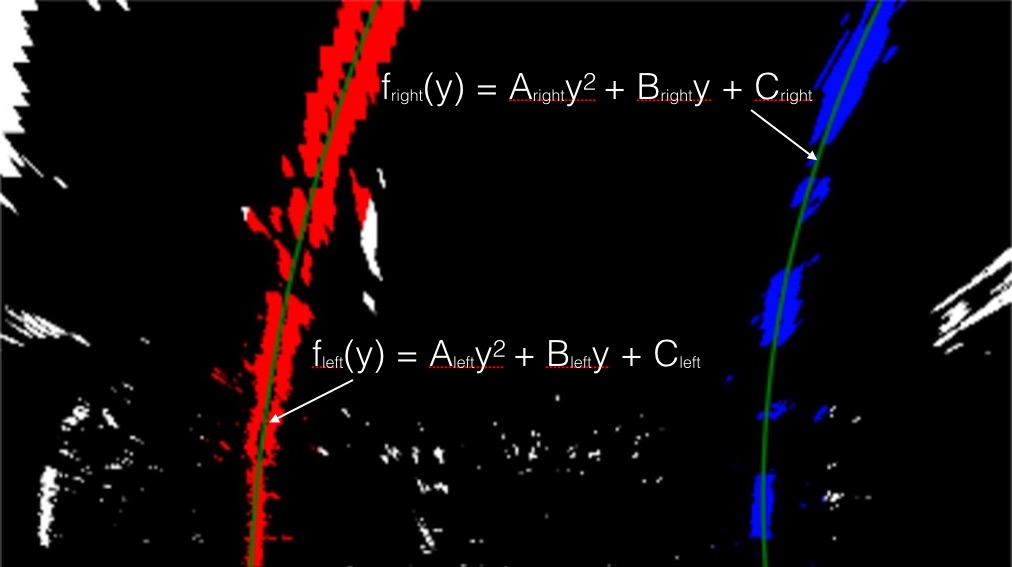
#> input picture examples/color_fit_lines.jpg, 1012 x 567 px
$ python -i lib.py   (imports and definitions only)   (older library calls are emulated)
#> lines starting #> are read from the running program, lines starting #| are printed output that depends on the picture; after the words box and inside, x2 and y2 are one past the last pixel; in counts of white or black regions, pixels touching at a corner belong together
import numpy as np
import cv2
import matplotlib.pyplot as plt
import matplotlib.image as mpimg

#Sobel calculations

def abs_sobel_thresh(img, orient='x', sobel_kernel=5, thresh=(30, 255), img_type = 'color'):

#> called with orient = 'x', sobel_kernel = 5, thresh = (30, 255), img_type = 'color'
    if img_type == 'color':
        gray = cv2.cvtColor(img, cv2.COLOR_RGB2GRAY)
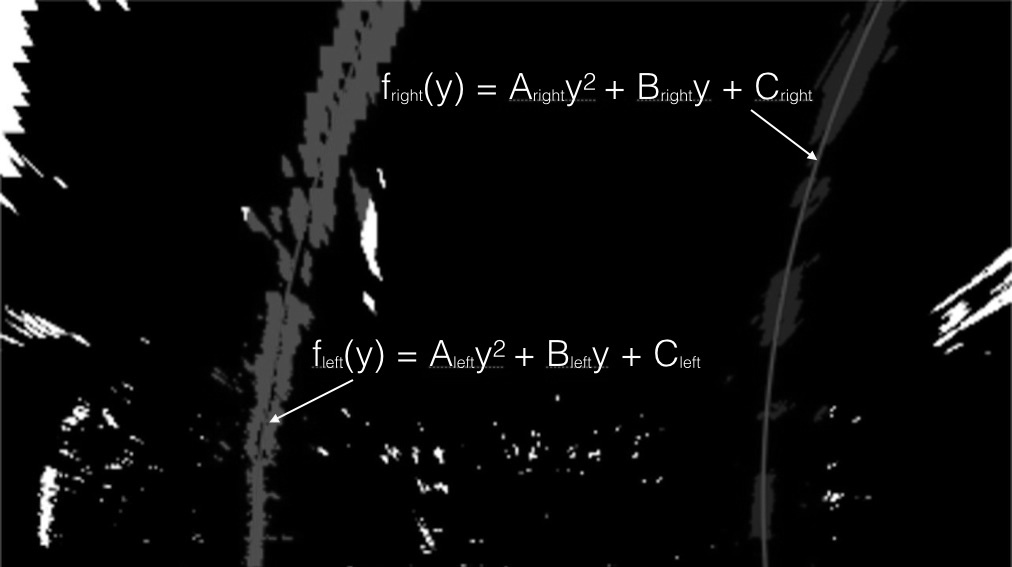
#> gray: shape (567, 1012); min 0, max 255, mean 10.8
    elif img_type == 'gray':
        gray = img

    if orient == 'x':
        sobel = cv2.Sobel(gray, cv2.CV_64F, 1, 0, ksize = sobel_kernel)
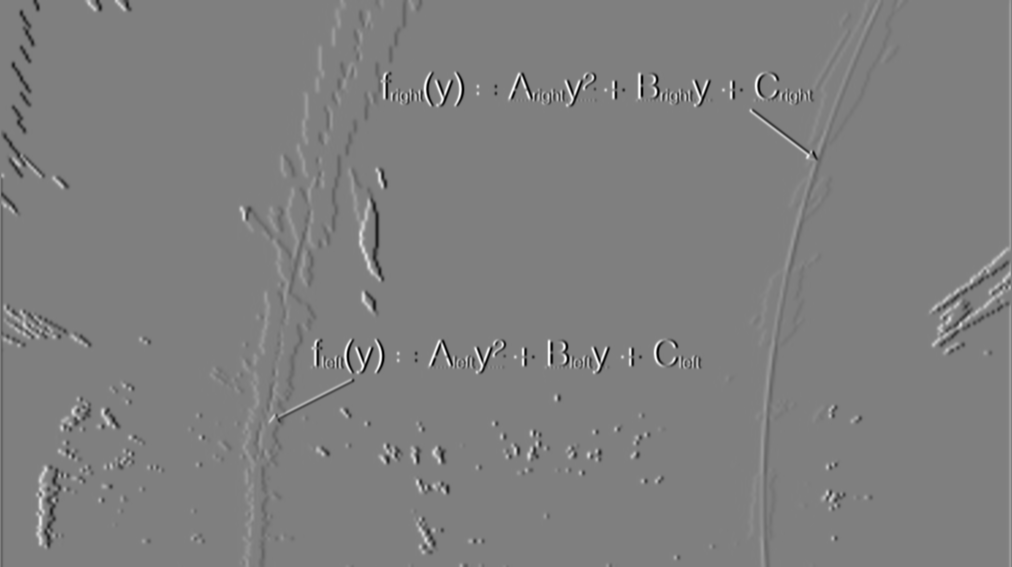
#> sobel: shape (567, 1012) float64; min -12210, max 12178, mean -7.2; drawn with min black and max white
    elif orient == 'y':
        sobel = cv2.Sobel(gray, cv2.CV_64F, 0, 1, ksize = sobel_kernel)

    abs_sobel = np.absolute(sobel)
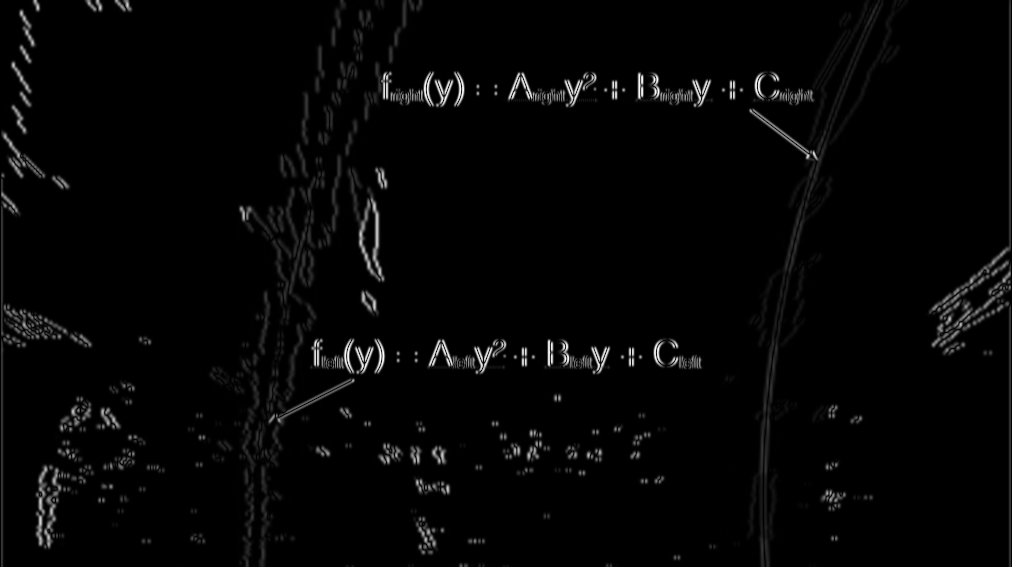
#> abs_sobel: shape (567, 1012) float64; min 0, max 12210, mean 253.2; drawn with min black and max white
    scaled_sobel = np.uint8(255*abs_sobel/np.max(abs_sobel))
    binary_mask = np.zeros_like(scaled_sobel)
    binary_mask[(scaled_sobel >= thresh[0]) & (scaled_sobel <= thresh[1])] = 1
    return binary_mask

# [241 lines left out: functions mag_sobel_thresh, dir_threshold, s_channel_threshold, h_channel_threshold, warp, find_lane_pixels and 5 more, not called in this run]


>>> import cv2
>>> picture = cv2.cvtColor(cv2.imread('examples/color_fit_lines.jpg'), cv2.COLOR_BGR2RGB)
>>> result = abs_sobel_thresh(picture)
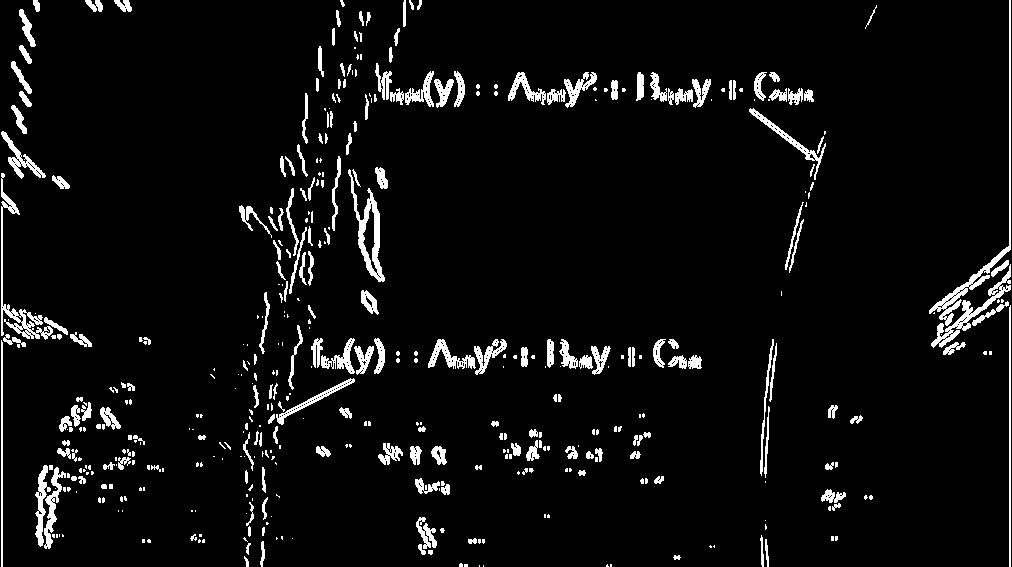
#> result: shape (567, 1012); values 0 (black) and 1 (white), 5.3% white; 449 white regions (239 under 20 px), largest, box (x1, y1, x2, y2) and area: (929, 0, 1011, 326) 1425, (1, 173, 53, 340) 1149, (348, 169, 385, 282) 1136
